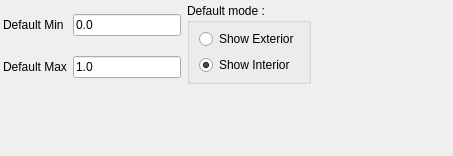
<?xml version="1.0" encoding="UTF-8"?>
<ui version="4.0">
 <class>toolbar_clippingParameters</class>
 <widget class="QWidget" name="toolbar_clippingParameters">
  <property name="geometry">
   <rect>
    <x>0</x>
    <y>0</y>
    <width>453</width>
    <height>156</height>
   </rect>
  </property>
  <property name="sizePolicy">
   <sizepolicy hsizetype="Preferred" vsizetype="Preferred">
    <horstretch>0</horstretch>
    <verstretch>0</verstretch>
   </sizepolicy>
  </property>
  <property name="windowTitle">
   <string>Form</string>
  </property>
  <layout class="QGridLayout" name="gridLayout">
   <property name="sizeConstraint">
    <enum>QLayout::SetMaximumSize</enum>
   </property>
   <property name="leftMargin">
    <number>3</number>
   </property>
   <property name="topMargin">
    <number>3</number>
   </property>
   <property name="rightMargin">
    <number>3</number>
   </property>
   <property name="bottomMargin">
    <number>3</number>
   </property>
   <property name="verticalSpacing">
    <number>3</number>
   </property>
   <item row="2" column="0">
    <widget class="QLabel" name="label_defaultMax">
     <property name="text">
      <string>Default Max</string>
     </property>
    </widget>
   </item>
   <item row="1" column="1">
    <widget class="QDoubleEdit" name="lineEdit_defaultMin">
     <property name="sizePolicy">
      <sizepolicy hsizetype="Preferred" vsizetype="Fixed">
       <horstretch>0</horstretch>
       <verstretch>0</verstretch>
      </sizepolicy>
     </property>
     <property name="acceptDrops">
      <bool>false</bool>
     </property>
     <property name="toolTip">
      <string/>
     </property>
     <property name="text">
      <string notr="true">0.0</string>
     </property>
    </widget>
   </item>
   <item row="2" column="1">
    <widget class="QDoubleEdit" name="lineEdit_defaultMax">
     <property name="sizePolicy">
      <sizepolicy hsizetype="Preferred" vsizetype="Fixed">
       <horstretch>0</horstretch>
       <verstretch>0</verstretch>
      </sizepolicy>
     </property>
     <property name="acceptDrops">
      <bool>false</bool>
     </property>
     <property name="toolTip">
      <string/>
     </property>
     <property name="text">
      <string notr="true">1.0</string>
     </property>
    </widget>
   </item>
   <item row="1" column="2" rowspan="2">
    <widget class="QGroupBox" name="groupBox">
     <property name="title">
      <string>Default mode :</string>
     </property>
     <layout class="QVBoxLayout" name="verticalLayout">
      <property name="topMargin">
       <number>6</number>
      </property>
      <property name="bottomMargin">
       <number>6</number>
      </property>
      <item>
       <widget class="QRadioButton" name="exteriorRadioButton">
        <property name="sizePolicy">
         <sizepolicy hsizetype="Preferred" vsizetype="Preferred">
          <horstretch>0</horstretch>
          <verstretch>0</verstretch>
         </sizepolicy>
        </property>
        <property name="text">
         <string>Show Exterior</string>
        </property>
        <property name="checked">
         <bool>false</bool>
        </property>
       </widget>
      </item>
      <item>
       <widget class="QRadioButton" name="interiorRadioButton">
        <property name="sizePolicy">
         <sizepolicy hsizetype="Preferred" vsizetype="Preferred">
          <horstretch>0</horstretch>
          <verstretch>0</verstretch>
         </sizepolicy>
        </property>
        <property name="text">
         <string>Show Interior</string>
        </property>
        <property name="checked">
         <bool>true</bool>
        </property>
       </widget>
      </item>
     </layout>
    </widget>
   </item>
   <item row="4" column="2">
    <spacer name="verticalSpacer">
     <property name="orientation">
      <enum>Qt::Vertical</enum>
     </property>
     <property name="sizeHint" stdset="0">
      <size>
       <width>0</width>
       <height>0</height>
      </size>
     </property>
    </spacer>
   </item>
   <item row="1" column="0">
    <widget class="QLabel" name="label_defaultMin">
     <property name="text">
      <string>Default Min</string>
     </property>
    </widget>
   </item>
   <item row="1" column="3">
    <spacer name="horizontalSpacer">
     <property name="orientation">
      <enum>Qt::Horizontal</enum>
     </property>
     <property name="sizeHint" stdset="0">
      <size>
       <width>40</width>
       <height>20</height>
      </size>
     </property>
    </spacer>
   </item>
  </layout>
 </widget>
 <customwidgets>
  <customwidget>
   <class>QDoubleEdit</class>
   <extends>QLineEdit</extends>
   <header>qdoubleedit.h</header>
  </customwidget>
 </customwidgets>
 <tabstops>
  <tabstop>lineEdit_defaultMin</tabstop>
  <tabstop>exteriorRadioButton</tabstop>
  <tabstop>interiorRadioButton</tabstop>
 </tabstops>
 <resources/>
 <connections/>
</ui>
